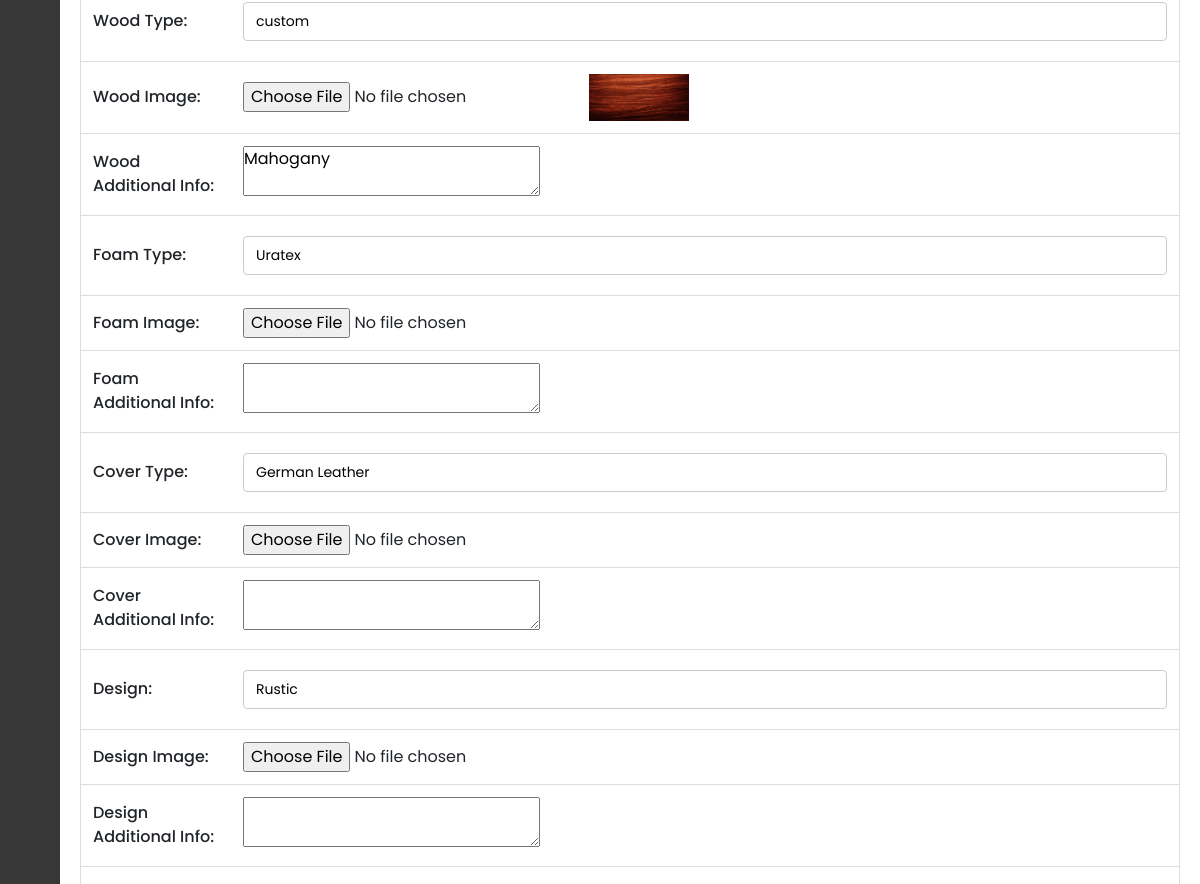
Page /Capstone_Admin/customize/update-custom-form.php?id=1 (signed in, middle part) on the earlier database version.
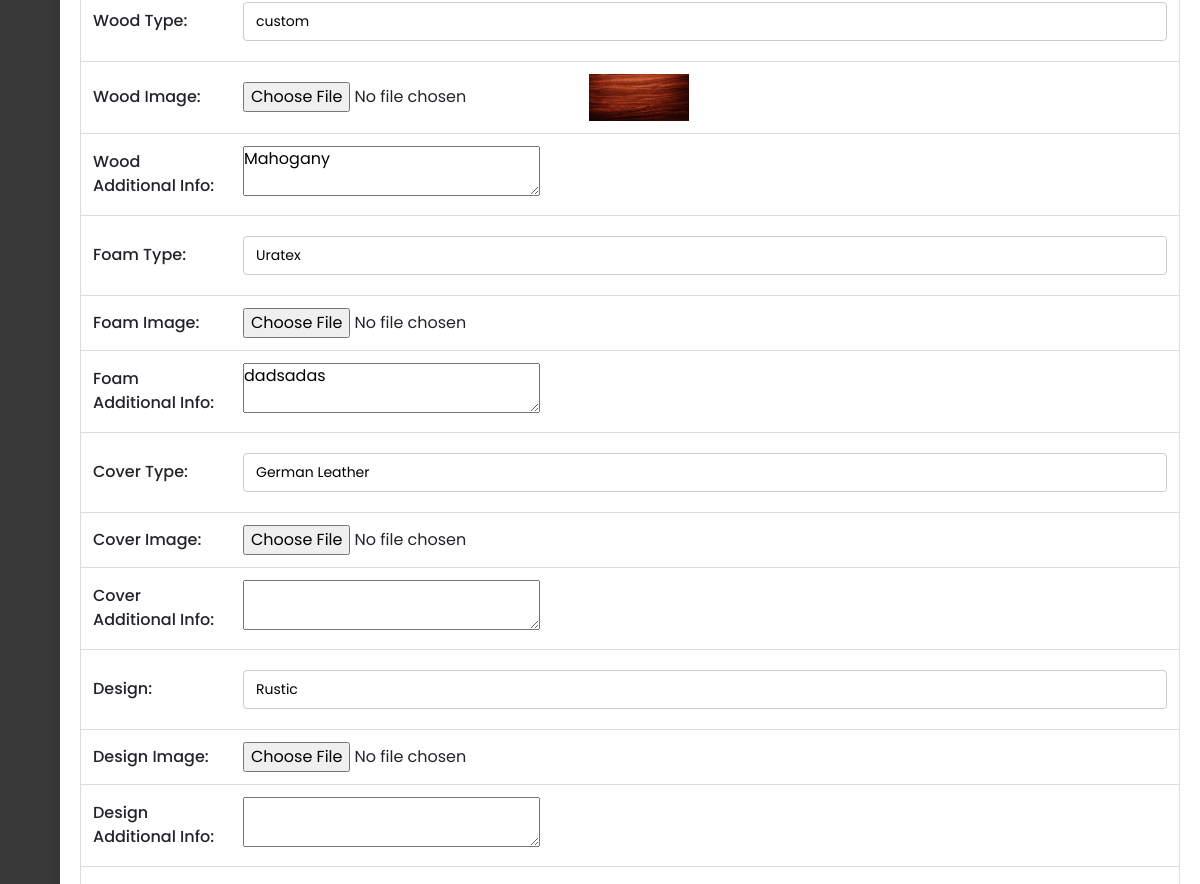
Same page on the later database version.
### tables this page shows
CREATE TABLE `tbl_customizations` (
  `Customization_ID` int(11) NOT NULL AUTO_INCREMENT,
  `User_ID` varchar(150) NOT NULL,
  `Furniture_Type` varchar(255) NOT NULL,
  `Furniture_Type_Additional_Info` text DEFAULT NULL,
  `Standard_Size` varchar(100) DEFAULT NULL,
  `Desired_Size` varchar(100) DEFAULT NULL,
  `Color` varchar(50) DEFAULT NULL,
  `Color_Image_URL` varchar(255) DEFAULT NULL,
  `Color_Additional_Info` text DEFAULT NULL,
  `Texture` varchar(50) DEFAULT NULL,
  `Texture_Image_URL` varchar(255) DEFAULT NULL,
  `Texture_Additional_Info` text DEFAULT NULL,
  `Wood_Type` varchar(50) DEFAULT NULL,
  `Wood_Image_URL` varchar(255) DEFAULT NULL,
  `Wood_Additional_Info` text DEFAULT NULL,
  `Foam_Type` varchar(50) DEFAULT NULL,
  `Foam_Image_URL` varchar(255) DEFAULT NULL,
  `Foam_Additional_Info` text DEFAULT NULL,
  `Cover_Type` varchar(50) DEFAULT NULL,
  `Cover_Image_URL` varchar(255) DEFAULT NULL,
  `Cover_Additional_Info` text DEFAULT NULL,
  `Design` varchar(255) DEFAULT NULL,
  `Design_Image_URL` varchar(255) DEFAULT NULL,
  `Design_Additional_Info` text DEFAULT NULL,
  `Tile_Type` varchar(50) DEFAULT NULL,
  `Tile_Image_URL` varchar(255) DEFAULT NULL,
  `Tile_Additional_Info` text DEFAULT NULL,
  `Metal_Type` varchar(50) DEFAULT NULL,
  `Metal_Image_URL` varchar(255) DEFAULT NULL,
  `Metal_Additional_Info` text DEFAULT NULL,
  `Order_Status` int(3) NOT NULL DEFAULT 0,
  `Product_Status` int(3) NOT NULL DEFAULT 0,
  `Request_Date` timestamp NOT NULL DEFAULT current_timestamp(),
  `Last_Update` timestamp NOT NULL DEFAULT current_timestamp() ON UPDATE current_timestamp(),
  `Product_ID` int(11) DEFAULT NULL,
  `Stop_Reason` varchar(255) DEFAULT NULL,
  `Progress_Pic_10` varchar(255) DEFAULT NULL,
  `Progress_Pic_20` varchar(255) DEFAULT NULL,
  `Progress_Pic_30` varchar(255) DEFAULT NULL,
  `Progress_Pic_40` varchar(255) DEFAULT NULL,
  `Progress_Pic_50` varchar(255) DEFAULT NULL,
  `Progress_Pic_60` varchar(255) DEFAULT NULL,
  `Progress_Pic_70` varchar(255) DEFAULT NULL,
  `Progress_Pic_80` varchar(255) DEFAULT NULL,
  `Progress_Pic_90` varchar(255) DEFAULT NULL,
  `Progress_Pic_100` varchar(255) DEFAULT NULL,
  PRIMARY KEY (`Customization_ID`),
  KEY `User_ID` (`User_ID`),
  CONSTRAINT `tbl_customizations_ibfk_1` FOREIGN KEY (`User_ID`) REFERENCES `tbl_user_info` (`User_ID`)
);

### Capstone_Admin/customize/update-custom-form.php (the view, shortened to what this page needs)
<?php
include '../config/database.php';
$customizationID = $_GET['id'];
$query = "SELECT * FROM tbl_customizations WHERE Customization_ID = ?";
$stmt = $pdo->prepare($query);
$stmt->bindValue(1, $customizationID);
$stmt->execute();
$row = $stmt->fetch(PDO::FETCH_ASSOC);
$woodType = htmlspecialchars($row['Wood_Type']);
$woodImageURL = htmlspecialchars($row['Wood_Image_URL']);
$woodAdditionalInfo = htmlspecialchars($row['Wood_Additional_Info']);
$foamType = htmlspecialchars($row['Foam_Type']);
$foamAdditionalInfo = htmlspecialchars($row['Foam_Additional_Info']);
$coverType = htmlspecialchars($row['Cover_Type']);
$coverAdditionalInfo = htmlspecialchars($row['Cover_Additional_Info']);
$design = htmlspecialchars($row['Design']);
$designAdditionalInfo = htmlspecialchars($row['Design_Additional_Info']);
$tileType = htmlspecialchars($row['Tile_Type']);
?>
<!DOCTYPE html>
<html lang="en" dir="ltr">
<head>
    <link href="../static/css/bootstrap.min.css" rel="stylesheet">
    <link href="../static/css-files/dashboard.css" rel="stylesheet">
    <link href="../static/css-files/button.css" rel="stylesheet">
    <link href="../static/css-files/admin_homev2.css" rel="stylesheet">
    <link href="https://unpkg.com/boxicons@2.0.7/css/boxicons.min.css" rel="stylesheet" />
</head>
<body>
    <div class="sidebar">
    </div>
    <section class="home-section">
 <br><br><br>
        <div class="container_boxes">
        <form name="frmCustomizationRec" method="POST" action="update-custom-rec.php" enctype="multipart/form-data">
            <table>
                <tr>
                    <td>Wood Type:</td>
                    <td><input type="text" name="txtWoodType" value="<?php echo $woodType; ?>"></td>
                </tr>
                <tr>
                    <td>Wood Image:</td>
                    <td>
                        <input type="file" name="woodImage" accept="image/*">
                        <?php if (!empty($woodImageURL)): ?>
                            <img src="<?php echo $woodImageURL; ?>" alt="Wood Image" width="100">
                        <?php endif; ?>
                    </td>
                </tr>
                <tr>
                    <td>Wood Additional Info:</td>
                    <td><textarea name="txtWoodAdditionalInfo"><?php echo $woodAdditionalInfo; ?></textarea></td>
                </tr>
                <tr>
                    <td>Foam Type:</td>
                    <td><input type="text" name="txtFoamType" value="<?php echo $foamType; ?>"></td>
                </tr>
                <tr>
                    <td>Foam Image:</td>
                    <td>
                        <input type="file" name="foamImage" accept="image/*">
                    </td>
                </tr>
                <tr>
                    <td>Foam Additional Info:</td>
                    <td><textarea name="txtFoamAdditionalInfo"><?php echo $foamAdditionalInfo; ?></textarea></td>
                </tr>
                <tr>
                    <td>Cover Type:</td>
                    <td><input type="text" name="txtCoverType" value="<?php echo $coverType; ?>"></td>
                </tr>
                <tr>
                    <td>Cover Image:</td>
                    <td>
                        <input type="file" name="coverImage" accept="image/*">
                    </td>
                </tr>
                <tr>
                    <td>Cover Additional Info:</td>
                    <td><textarea name="txtCoverAdditionalInfo"><?php echo $coverAdditionalInfo; ?></textarea></td>
                </tr>
                <tr>
                    <td>Design:</td>
                    <td><input type="text" name="txtDesign" value="<?php echo $design; ?>"></td>
                </tr>
                <tr>
                    <td>Design Image:</td>
                    <td>
                        <input type="file" name="designImage" accept="image/*">
                    </td>
                </tr>
                <tr>
                    <td>Design Additional Info:</td>
                    <td><textarea name="txtDesignAdditionalInfo"><?php echo $designAdditionalInfo; ?></textarea></td>
                </tr>
                <tr>
                    <td>Tile Type:</td>
                    <td><input type="text" name="txtTileType" value="<?php echo $tileType; ?>"></td>
                </tr>
            </table>
        </form>
        </div>
    </section>
</body>
</html>

Differences in the rows shown:
changed tbl_customizations "custom": txtFoamAdditionalInfo (not shown) → "dadsadas"
